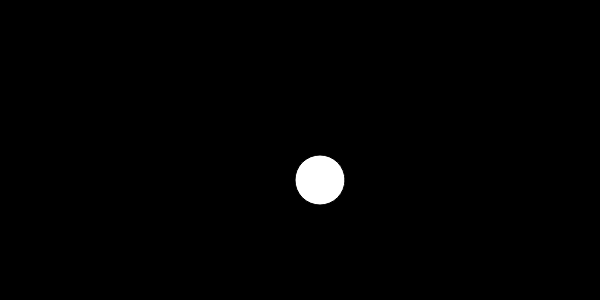
Frame 1 (no input)
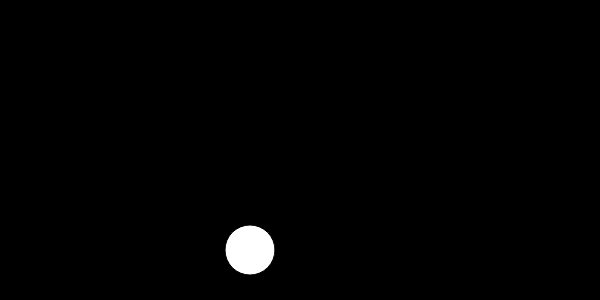
Frame 60 (no input)
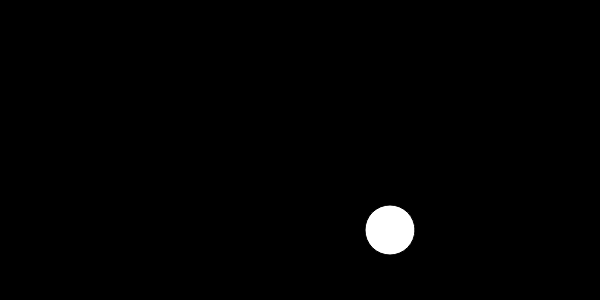
Frame 120 (the mouse pressed at the canvas centre since frame 60)

The p5.js sketch that drew these frames (run headless with seeded random() and noise() and a simulated clock; from frame 60 on, the mouse is pressed at the canvas centre):

// p5.js sketch
// ── sketch.js
let a_ball = {
  x: 320,
  y: 180,
  xspeed: 10,
  yspeed: 10,
  r: 25
};

function setup() {
  print('a_ball', a_ball)
  createCanvas(600, 300);
  // frameRate(0.5)
  // frameRate(2)
}

function draw() {
  background(0);
  draw_ball(a_ball);
}

function draw_ball(ball) {
  // a_ball.xspeed = (mouseX - a_ball.x) / 10;
  // a_ball.yspeed = (mouseY - a_ball.y) / 10;

  circle(ball.x, ball.y, ball.r * 2);
  
  ball.x += ball.xspeed;
  ball.y += ball.yspeed;
  
  const off_left = ball.x < ball.r;
  const off_right = ball.x > width - ball.r;
  if (off_left || off_right) {
    ball.xspeed = -ball.xspeed;
  }
  const off_top = ball.y < ball.r;
  const off_bottom = ball.y > height - ball.r;
  if (off_top || off_bottom) {
    ball.yspeed = -ball.yspeed;
  }
  show_span('x', ball.x);
  show_span('y', ball.y);
  show_span('xspeed', ball.xspeed);
  show_span('yspeed', ball.yspeed, {line:1});
}

// show_span(a_label, a_value);
//   Show a_value in a span
//   a_label is the html id for the span
// show_span(a_label, a_value, a_opt);
//   a_opt = { line:1 }      // cause a line break
//   a_opt = { round:n }   // round value to n decimals
// eg. show miliseconds to 2 decimal places with a line break
//    show_span('milli', millis(), {line:1, round:2});
//
function show_span(a_label, a_value, a_opt) {
  let p_elm = select('#' + a_label);
  if (!p_elm) {
    p_elm = createSpan().id(a_label);
    p_elm.style('font-size', '30px');
  }
  let a_round = 2;
  if (a_opt && a_opt.round) {
    a_round = a_opt.round;
  }
  a_value = round(a_value, a_round)
  p_elm.html('[' + a_label + ' ' + a_value + '] ');
  if (a_opt && a_opt.line) {
    const br_label = '_' + a_label;
    let p_elm = select('#' + br_label);
    if (!p_elm) p_elm = createElement('br').id(br_label);
  }
}
